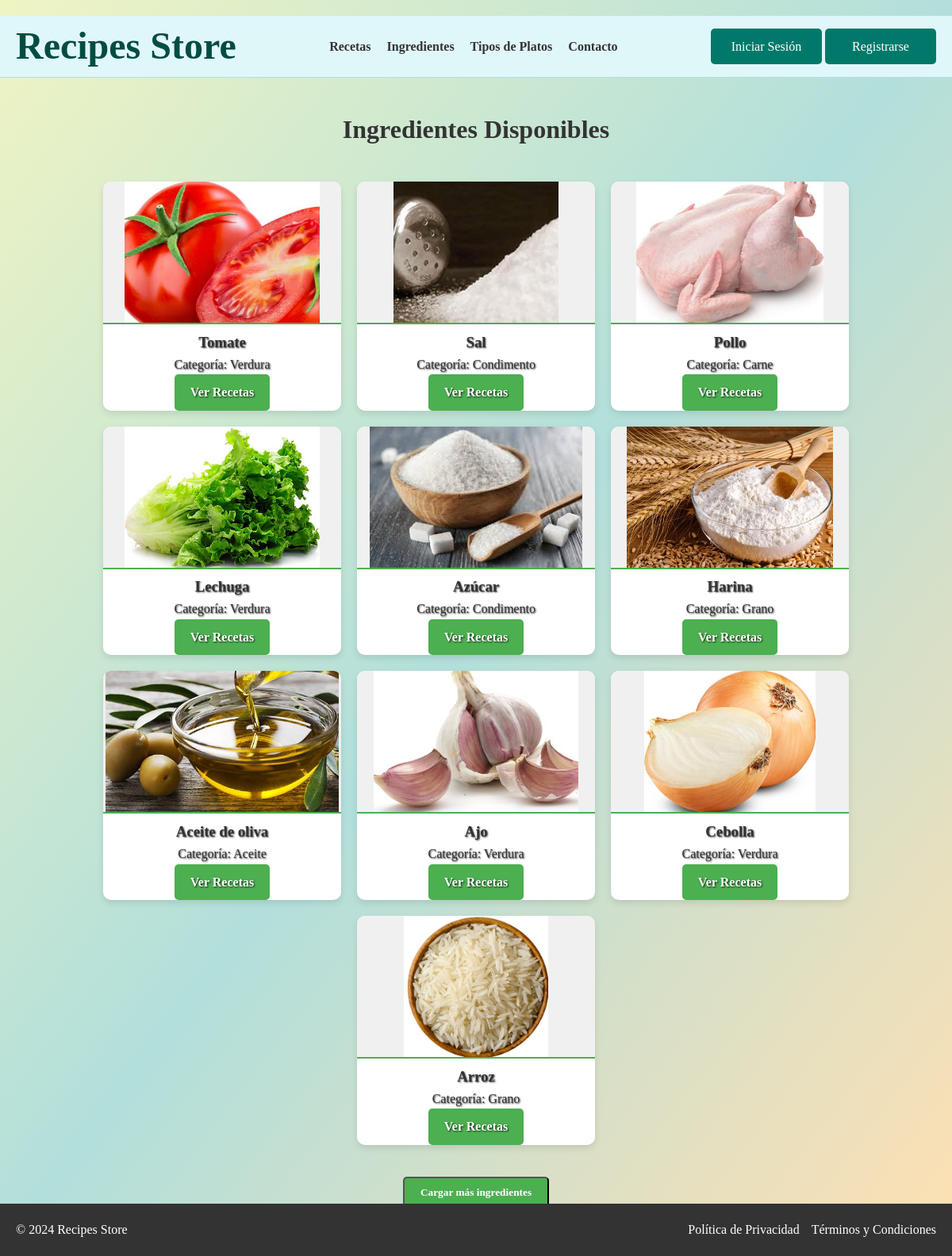
The page /ingredientes/ on the database its author committed.
### appRecetario/models.py (models this page shows, shortened)
class Ingrediente(models.Model):
    nombre = models.CharField(max_length=100)
    categoria = models.CharField(max_length=100)
    descripcion = models.TextField(blank=True, null=True)
    imagen = models.ImageField(upload_to='ingredientes/', blank=True, null=True)

### appRecetario/views.py (the view)
# urls.py: path('ingredientes/', views.list_ingredientes, name='list_ingredientes'),
def list_ingredientes(request):
    ingredientes = Ingrediente.objects.all()[:10]
    return render(request, 'ingredientes/list.html', {'ingredientes': ingredientes})

### appRecetario/templates/ingredientes/list.html (shortened to what this page needs)
{% extends 'base.html' %}
{% load static %}
{% block extrastyle %}
<link rel="stylesheet" href="{% static 'styleIngredientes.css' %}">
{% endblock %}
{% block contenido %}
<h2 class="section-title">Ingredientes Disponibles</h2>
<div id="ingredients-container" class="ingredients-container">
    {% for ingrediente in ingredientes %}
    <div id="ingredient-{{ ingrediente.id }}" class="ingredient-card">
        <img src="{{ ingrediente.imagen.url }}" alt="{{ ingrediente.nombre }}" class="ingredient-image">
        <div class="ingredient-text">
            <h3 class="ingredient-title">{{ ingrediente.nombre }}</h3>
            <p class="ingredient-category">Categoría: {{ ingrediente.categoria }}</p>
            <a href="{% url 'recetas_por_ingrediente' ingrediente.id %}" class="btn-ingrediente">Ver Recetas</a>
        </div>
    </div>
    {% endfor %}
</div>
<button id="cargar-mas-ingredientes" data-offset="10" class="btn-ingrediente">Cargar más ingredientes</button>
{% endblock %}

### appRecetario/static/style.css (style rules this page uses)
* { margin: 0; padding: 0; box-sizing: border-box; font-family: 'Georgia', serif; }
body { background-color: #F8F8F8; color: #333; line-height: 1.6; }
.main-content h2 { font-size: 2em; margin-bottom: 20px; color: #333; }
body { background: linear-gradient(to bottom right, #f0f4c3, #b2dfdb, #ffe0b2); padding: 20px 0; }

### appRecetario/static/styleIngredientes.css (style rules this page uses)
.ingredients-container { display: flex; flex-wrap: wrap; gap: 20px; justify-content: center; margin: 40px auto; max-width: 1200px; }
.ingredient-card { background-color: #fff; border-radius: 10px; box-shadow: 0 4px 8px rgba(0, 0, 0, 0.1); text-shadow: 1px 1px 2px rgba(0, 0, 0, 0.8); overflow: hidden; width: 300px; transition: transform 0.2s ease; }
.ingredient-image { width: 100%; height: 180px; object-fit: contain; border-bottom: 2px solid #4caf50; background-color: #f0f0f0; }
.btn-ingrediente { display: inline-block; padding: 10px 20px; background-color: #4caf50; color: white; border-radius: 5px; text-decoration: none; font-weight: bold; transition: background-color 0.3s ease; }

### rows shown on the page
Ingrediente: imagen (picture), nombre "Tomate", categoria "Verdura"
Ingrediente: imagen (picture), nombre "Sal", categoria "Condimento"
Ingrediente: imagen (picture), nombre "Pollo", categoria "Carne"
Ingrediente: imagen (picture), nombre "Lechuga", categoria "Verdura"
Ingrediente: imagen (picture), nombre "Azúcar", categoria "Condimento"
Ingrediente: imagen (picture), nombre "Harina", categoria "Grano"
Ingrediente: imagen (picture), nombre "Aceite de oliva", categoria "Aceite"
Ingrediente: imagen (picture), nombre "Ajo", categoria "Verdura"
Ingrediente: imagen (picture), nombre "Cebolla", categoria "Verdura"
Ingrediente: imagen (picture), nombre "Arroz", categoria "Grano"
